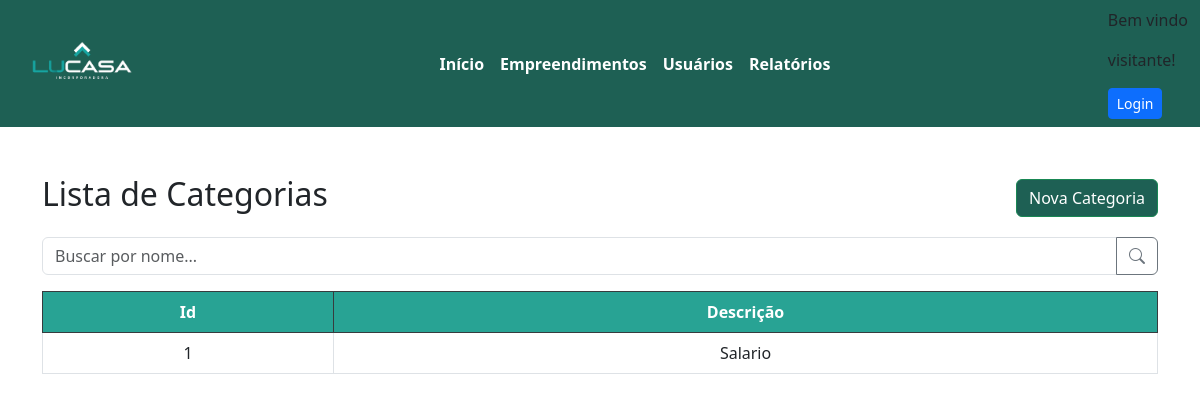
Page /cadUsuario/mostraCategorias/ on the earlier database version.
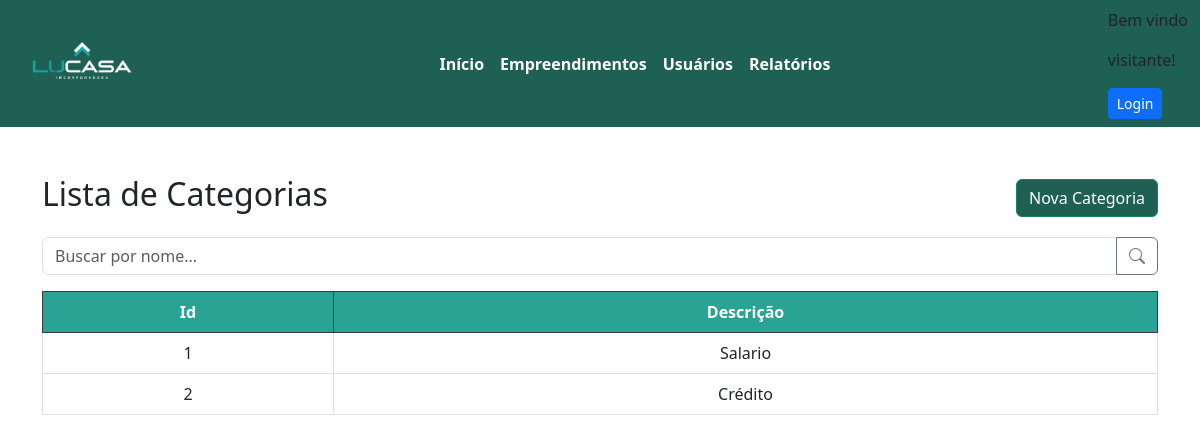
Same page on the later database version.
### appteste/models.py (models this page shows, shortened)
class Categoria_Financeira(models.Model):
    Descricao = models.CharField(max_length=100)
    Ativa = models.BooleanField(default=True)

### appteste/views.py (the view)
# urls.py: path("mostraCategorias/", views.mostraCategoria, name="mostraCategorias"),
def mostraCategoria(request):
    obj = Categoria_Financeira.objects.all().filter(Ativa = True)
    context = {"categorias": obj}
    return render(request, template_name='appteste/listaCategoria.html', context=context)

### appteste/templates/appteste/listaCategoria.html
{% extends "appteste/cabecalho.html" %}
{% block content%}
{% load static %}
<head>
    {% load static%}
    <link href="{% static 'css/listas.css' %}" rel="stylesheet">
    <link rel="stylesheet" href="https://cdnjs.cloudflare.com/ajax/libs/bootstrap-icons/1.10.5/font/bootstrap-icons.min.css">
</head>
<div class="container mt-5">
    <div class="d-flex justify-content-between align-items-center mb-3">
    <h2>Lista de Categorias</h2>
    <button class="btn btn-success"><a href="">Nova Categoria</a></button>
    </div>
    <div class="input-group mb-3">
    <input type="text" class="form-control" placeholder="Buscar por nome..." aria-label="Buscar por nome">
    <button class="btn btn-outline-secondary" type="button"><i class="bi bi-search"></i></button>
    </div>
    <table class="table table-bordered table-hover">
        <thead class="table-dark">
            <tr>
                <th style="background-color: #28A394;">Id</th>
                <th style="background-color: #28A394;">Descrição</th>
            </tr>
        </thead>
        <tbody>
            {% for c in categorias %}
            <tr>
                <td>{{ c.id }}</td>
                <td>{{ c.Descricao }}</td>
            </tr>
            {% endfor %}
        </tbody>
    </table>
</div>
{% endblock %}

Differences in the rows shown:
now on this page (row edited): Categoria_Financeira: id "2", Descricao "Crédito"
